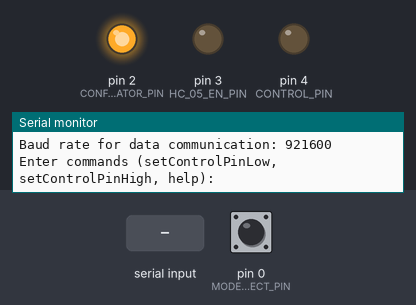
This sketch was run on a simulated Arduino Mega 2560, built with avr-gcc and run on an emulated ATmega2560. Shown: output pins drawn as LEDs (lit = HIGH), the last lines printed to the serial monitor. Inputs (shaded band) come from the test bench; at power-on: pin 0 (MODE_SELECT_PIN) LOW.

Above: at 1.2 s.
1.3 s: "setControlPinHigh\n" received over the second serial link
At 2.5 s:
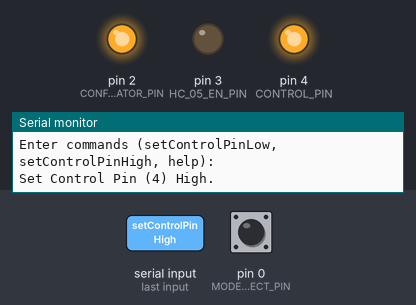
2.8 s: "setControlPinLow\n" received over the second serial link
At 3.7 s:
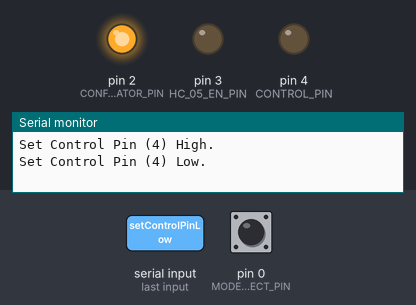
Timing chart, 0 to 5.8 s (numbered marks = the images above; inputs shaded):
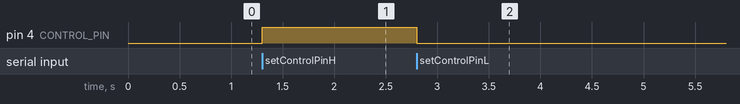

The sketch:

classic_spp_tester.ino
```cpp
/*
  The purpose of this program is to demonstrate how the Arduino MKR WiFi 1010 can use the HC-05 Bluetooth Classic (BR/EDR) hardware module which supports SPP Bluetooth serial port protocol (RFCOMM)
  to  transmit serial data over Bluetooth.

  The particular hardware module used is the HC-05 version 2.0-20100601

  This program allows the user to run the HC-05 in two operating modes:
  1. Configuration mode: Configure the HC-05 with AT commands
  2. Serial data mode: Use the HC-05 to transfer serial data based on the configuration settings.

  To select the HC-05 operating mode the user needs to start the MKR WiFi 1010 board with pin D0 acting as a logic input depending on if it is connected to a high or low output will choose the operating mode. For convenience pin D1 will output a logic low and pin D2 will output a logic high and Pin D0 can be connected to either to select the mode.
  The modes are selected by
  1. Configuration mode: Connect pin D0 to a logic high such as pin D2
  2. Serial data mode: Connect pin D0 to a logic low such as pin D2

  The selected mode will then choose the logic level on pin D3 which is a logic output and will be connected to the HC-05 EN input pin with the following modes
  1. Configuration mode: pin D3 outputs a logic high to HC-05 EN
  2. Serial data mode: pin D3 outputs a logic low to HC-05 EN

  The hardware setup is to connect the HC-05 to the MKR WiFi 1010 board with the following pinout is:
  MKR-WiFi-1010       HC-05
  5V           ->     5V
  GND          ->     GND
  TX (Pin 14)  ->     RXD (input)
  RX (Pin 13)  <-     TXD (output)
  D3           ->     EN (input)

The MKR WiFi 1010 USB serial port which uses the Serial object will be configured for 115200 and allow the user to type AT commands in configuration mode and receive output from the HC-05 and receive log messages about the program operation when in serial data mode.

The HC-05 uses the Serial1 object to communicate with the MKR WiFi 1010 board.

Some details about the HC-05 board are:

1. This is for the HC-05 with a firmware version 2.0-20100601. Other firmware versions may operate differently

2. When the modules are powered up with the "EN" pin set to 3.3V or the button pressed they blink slowly (about once every 2 seconds) and can be configured with nonstandard AT commands. The speed is  always at 38400 baud. The device does not show up for pairing when in this mode.

3. When the modules are powered up with the "EN" pin set to 0V or is left unconnected they blink quickly (about twice a second) and are available for pairing with a default name of HC-05 and a default baud rate of 9600 baud for data communication.

4. To switch between the configuration mode and data communication mode requires cycling power on the device.

5. In configuration mode all commands are followed by a carriage return character (ASCII 13) followed by a newline character (ASCII 10).


In Serial data mode the program monitors the serial line for the following text based commands and uses a switch statement to call the functions with the name. Valid names are:

setControlPinLow
setControlPinHigh
help

Use constants whenever possible for values like data rates etc. Add log statements about the program operation over the Serial object. The code below is a rough example which does not do everything correctly and needs to be completed and organized.

*/

#define CONFIG_MODE_BAUD 38400  // Baud rate for HC-05 configuration mode
#define DATA_MODE_BAUD 921600   // Baud rate for HC-05 data communication mode (the default is 9600)

// Pin definitions
#define MODE_SELECT_PIN 0             // Selecting the operating mode
#define DATA_MODE_INDICATOR_PIN 1     // as an output for logic low
#define CONFIG_MODE_INDICATOR_PIN 2   // as an output for logic high
#define HC_05_EN_PIN 3                // Connect to HC-05 EN pin
#define CONTROL_PIN 4                 // Used to demonstrate control over the serial port

#define CONFIG_MODE_VALUE HIGH
#define DATA_MODE_VALUE LOW

int mode = DATA_MODE_VALUE; // data is the default mode

HardwareSerial& USBSerial = Serial;
HardwareSerial& BluetoothSerial = Serial1;

void setup() {
  // Setup the HC-05
  pinMode(CONFIG_MODE_INDICATOR_PIN, OUTPUT);
  digitalWrite(CONFIG_MODE_INDICATOR_PIN, CONFIG_MODE_VALUE);

  pinMode(DATA_MODE_INDICATOR_PIN, OUTPUT);
  digitalWrite(DATA_MODE_INDICATOR_PIN, DATA_MODE_VALUE);

  pinMode(MODE_SELECT_PIN, INPUT);
  mode = digitalRead(MODE_SELECT_PIN);

  pinMode(HC_05_EN_PIN, OUTPUT);
  digitalWrite(HC_05_EN_PIN, mode == CONFIG_MODE_VALUE ? CONFIG_MODE_VALUE : DATA_MODE_VALUE);

  pinMode(CONTROL_PIN, OUTPUT);
  digitalWrite(CONTROL_PIN, LOW);

  // Start USB serial communication
  USBSerial.begin(115200);

  // Comment this out if you will not be using the serial port otherwise the program will stall waiting for it.
  while (!USBSerial); // Wait for serial port to connect

  // Initialize BluetoothSerial based on selected mode
  if (mode == CONFIG_MODE_VALUE) {
    USBSerial.println("Verify the HC-05 module is blinking slow. If not you may need to manually cycle power on the HC-05 module to get it in configuration mode.");
    USBSerial.println("Configuration Mode: Enter AT Commands.");
    BluetoothSerial.begin(CONFIG_MODE_BAUD);
    USBSerial.print("Baud rate for configuration: ");
    USBSerial.println(CONFIG_MODE_BAUD);
  } else {
    USBSerial.println("Verify the HC-05 module is blinking fast and you have previously set the baud rate with the AT commands.");
    USBSerial.println("Serial Data Mode: Ready for data communication.");
    BluetoothSerial.begin(DATA_MODE_BAUD);
    USBSerial.print("Baud rate for data communication: ");
    USBSerial.println(DATA_MODE_BAUD);

    USBSerial.println("Enter commands (setControlPinLow, setControlPinHigh, help):");
  }
}

void loop() {

  // Handle incoming commands from Bluetooth Serial
  static String inputCommand = "";

if (mode == CONFIG_MODE_VALUE) {
  if (USBSerial.available())
  {

    char ch = USBSerial.read();
    // This is specific to the HC-05 that it needs just a newline translated to a carrage return and then newline.
    //TODO: you may need to drop any carrage returns that are sent
    if(ch == 10)
    {
    BluetoothSerial.write(13);
    BluetoothSerial.write(10);
    }
    else
    {
      BluetoothSerial.write(ch);
    }
  }

  // Transfer data from HC-05 to the USB serial
  if (BluetoothSerial.available()) {
    USBSerial.write(BluetoothSerial.read());
  }
}
else   // if in Bluetooth serial data mode
{
  // Transfer data from USB to HC-05
  if (USBSerial.available()) {
    BluetoothSerial.write(USBSerial.read());
  }

  if (BluetoothSerial.available()) {
    char ch = BluetoothSerial.read();
    BluetoothSerial.write(ch); // echo character back
    if (ch == '\n' || ch == '\r') {
      if (inputCommand.length() > 0) {
        handleCommand(inputCommand);
        inputCommand = ""; // Reset command string after handling
      }
    }  else if (!isspace(ch)) { // Skip whitespace
      inputCommand += ch; // Accumulate characters into command
    }
  }

}


}

void handleCommand(String command) {
  if (command == "setControlPinLow") {
    setControlPinLow();
  } else if (command == "setControlPinHigh") {
    setControlPinHigh();
  } else if (command == "help") {
    help();
  } else {
    USBSerial.print("Invalid command: ");
    USBSerial.println(command);

    BluetoothSerial.print("Invalid command: ");
    BluetoothSerial.println(command);
  }
}

void setControlPinLow() {
  digitalWrite(CONTROL_PIN, LOW);
  USBSerial.print("Set Control Pin (");
  USBSerial.print(CONTROL_PIN);
  USBSerial.println(") Low.");

  BluetoothSerial.print("Set Control Pin (");
  BluetoothSerial.print(CONTROL_PIN);
  BluetoothSerial.println(") Low.");
}

void setControlPinHigh() {
  digitalWrite(CONTROL_PIN, HIGH);
  USBSerial.print("Set Control Pin (");
  USBSerial.print(CONTROL_PIN);
  USBSerial.println(") High.");

  BluetoothSerial.print("Set Control Pin (");
  BluetoothSerial.print(CONTROL_PIN);
  BluetoothSerial.println(") High.");
}

void help() {
  USBSerial.println("Valid commands: setControlPinLow, setControlPinHigh, help");
  BluetoothSerial.println("Valid commands: setControlPinLow, setControlPinHigh, help");
}
```

Measured:
- after the input at 1.3 s, pin 4 (CONTROL_PIN): LOW → HIGH at once
- after the input at 2.8 s, pin 4 (CONTROL_PIN): HIGH → LOW at once
